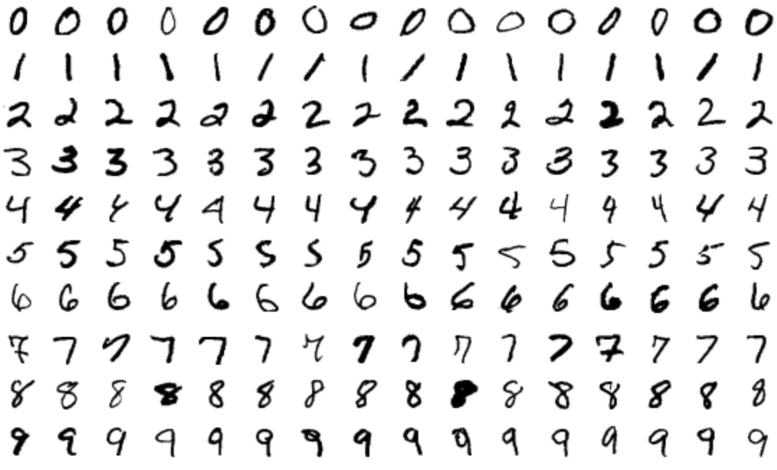
#> input picture digitstest.jpg, 777 x 470 px
$ python -i lines.py   (imports and definitions only)
#> lines starting #> are read from the running program, lines starting #| are printed output that depends on the picture; after the words box and inside, x2 and y2 are one past the last pixel; in counts of white or black regions, pixels touching at a corner belong together
#> further down, picture is the input picture: shape (470, 777, 3); min 0, max 255, mean 232.5
import cv2
from PIL import Image
import matplotlib.pyplot as plt
def remove(image):
    #image = cv2.imread("segmenti2\\CIPsharp_20210326_110903_0035.jpgime8.jpg")
    gray = cv2.cvtColor(image,cv2.COLOR_BGR2GRAY)
    thresh = cv2.threshold(gray, 0, 255, cv2.THRESH_BINARY_INV + cv2.THRESH_OTSU)[1]
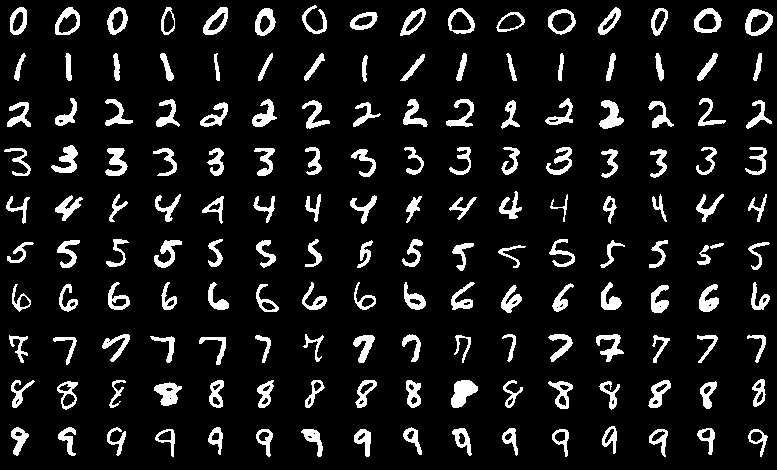
#> thresh: shape (470, 777); 9.9% white; 161 white regions, largest, box (x1, y1, x2, y2) and area: (451, 380, 478, 408) 477, (154, 382, 182, 406) 399, (599, 100, 624, 129) 395

    # Remove horizontal
    horizontal_kernel = cv2.getStructuringElement(cv2.MORPH_RECT, (25,1))
    vertical_kernel= cv2.getStructuringElement(cv2.MORPH_RECT, (1,25))
    detected_lines1 = cv2.morphologyEx(thresh, cv2.MORPH_OPEN, horizontal_kernel, iterations=2)
#> detected_lines1: shape (470, 777); every value is 0
    detected_lines2 = cv2.morphologyEx(thresh, cv2.MORPH_OPEN, vertical_kernel, iterations=2)


    cnts2 = cv2.findContours(detected_lines2, cv2.RETR_EXTERNAL, cv2.CHAIN_APPROX_SIMPLE)
#> cnts2 = 0 contours
    cnts2 = cnts2[0] if len(cnts2) == 2 else cnts2[1]
#> cnts2 = []
    for c in cnts2:
        cv2.drawContours(image, [c], -1, (255,255,255), 2)
#> this loop made 0 passes

    cnts1 = cv2.findContours(detected_lines1, cv2.RETR_EXTERNAL, cv2.CHAIN_APPROX_SIMPLE)
#> cnts1 = 0 contours
    cnts1 = cnts1[0] if len(cnts1) == 2 else cnts1[1]
#> cnts1 = []
    for c in cnts1:
        cv2.drawContours(image, [c], -1, (255,255,255), 2)


    # Repair image
    repair_kernel = cv2.getStructuringElement(cv2.MORPH_RECT, (1,6))
#> repair_kernel = [1, 1, 1, 1, 1, 1]
    result = 255 - cv2.morphologyEx(255 - image, cv2.MORPH_CLOSE, repair_kernel, iterations=1)
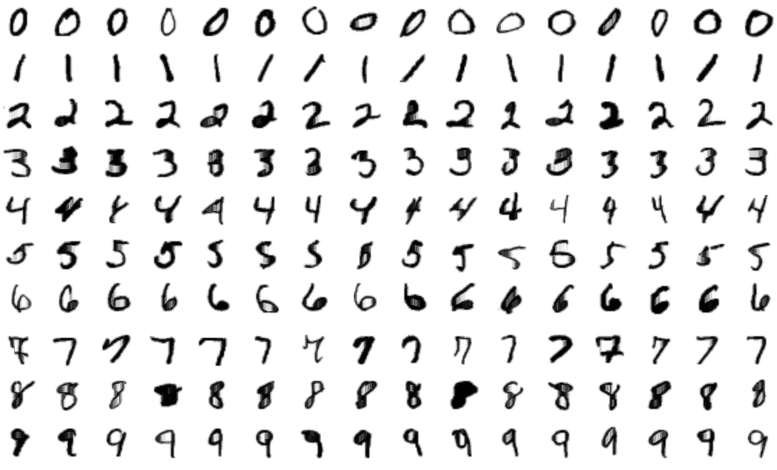
#> result: shape (470, 777, 3); min 0, max 255, mean 230.8
    return result

# [7 lines of commented-out code are left out]


def center(image):

    original = image.copy()

    thresh = cv2.threshold(image, 0, 255, cv2.THRESH_BINARY_INV + cv2.THRESH_OTSU)[1]

    # Find contours, obtain bounding box, extract and save ROI
    ROI_number = 0
    cnts = cv2.findContours(thresh, cv2.RETR_EXTERNAL, cv2.CHAIN_APPROX_SIMPLE)
    cnts = cnts[0] if len(cnts) == 2 else cnts[1]

    for c in cnts:

        x, y, w, h = cv2.boundingRect(c)
        cv2.rectangle(image, (x, y), (x + w, y + h), (36, 255, 12), 2)

        if h> 33 and w > 28:
            y = y + 8
            x = x +3
            w = 27
            h = 27

            ROI = original[y:y + h, x:x + w]


            return ROI
        if h < 11 and w < 11:
            continue

        if h >25 and w > 25:
            continue
        y = y - 2
        x = x - 3
        h = h + 7
        w = w + 8
        ROI = original[y:y + h, x:x + w]

        return ROI


# [13 lines of commented-out code are left out]

>>> import cv2
>>> picture = cv2.imread('digitstest.jpg')
>>> result = remove(picture)

$ run again, on 1.jpg
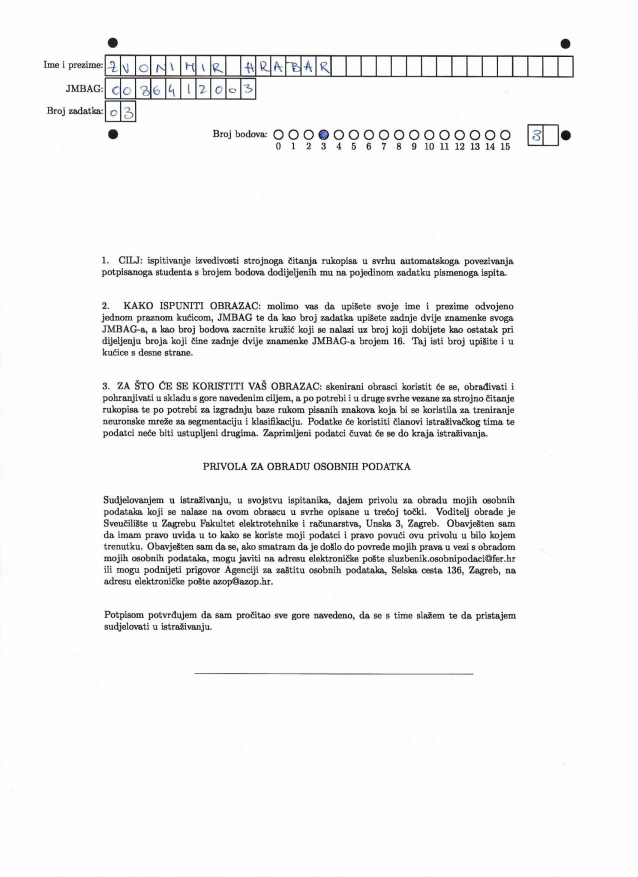
#> input picture 1.jpg, 1275 x 1753 px (shown at 1/2 size)
#> picture is the input picture: shape (1753, 1275, 3); mean B, G, R 243.1, 242.9, 242.9
#> thresh: shape (1753, 1275); 5% white in thin lines or dots, all inside (x1, y1, x2, y2) = (88, 75, 1148, 1349)
#> detected_lines1: shape (1753, 1275); 0.37% white; 9 white regions
#> detected_lines2: shape (1753, 1275); every value is 0
#> in remove, `cnts2 = cv2.findContours(detected_lines2, cv2.RETR_EXTERNAL, cv2.CHAIN..`: cnts2 = 0 contours
#> in remove, `cnts2 = cnts2[0] if len(cnts2) == 2 else cnts2[1]`: cnts2 = []
#> cnts1 = 9 contours; largest, box (x1, y1, x2, y2) and area: (209, 109, 1147, 114) 1954, (209, 150, 1148, 155) 1476, (209, 155, 513, 158) 538, (209, 196, 513, 199) 378, (389, 1347, 947, 1349) 296
#> the loop in remove, `for c in cnts1:` made 9 passes
#> c on passes 2 to 5: [[1055, 290], [1056, 291], [1116, 291], [1117, 290]], [[1055, 249], [1055, 250], [1117, 250], [1116, 249]], [[210, 242], [210, 243], [271, 243], [272, 242]], [[210, 201], [209, 202], [271, 202], [271, 201]]
#> after the loop in remove, `for c in cnts1:`:
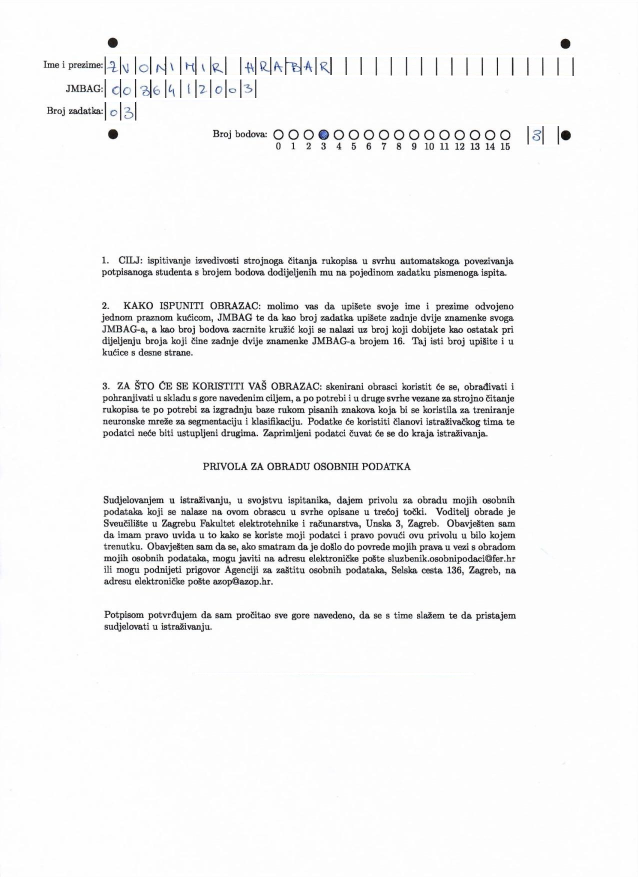
#> image: shape (1753, 1275, 3) (shown at 1/2 size); 0.66% of pixels changed, all inside (x1, y1, x2, y2) = (208, 108, 1149, 1350)
#> repair_kernel = [1, 1, 1, 1, 1, 1]
#> in remove, `result = 255 - cv2.morphologyEx(255 - image, cv2.MORPH_CLOSE, repair_k..`:
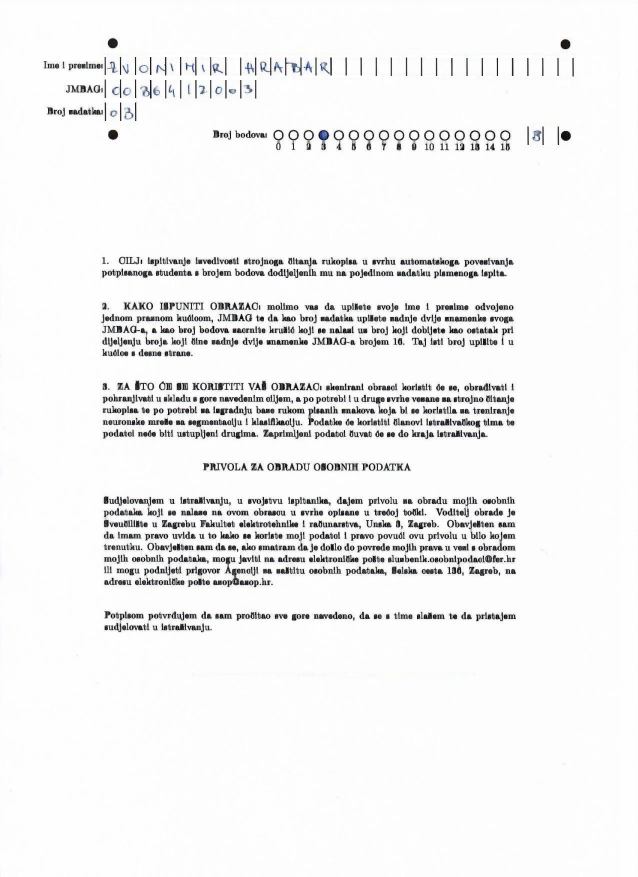
#> result: shape (1753, 1275, 3) (shown at 1/2 size); mean B, G, R 241.8, 241.6, 241.6

$ run again, on form.png
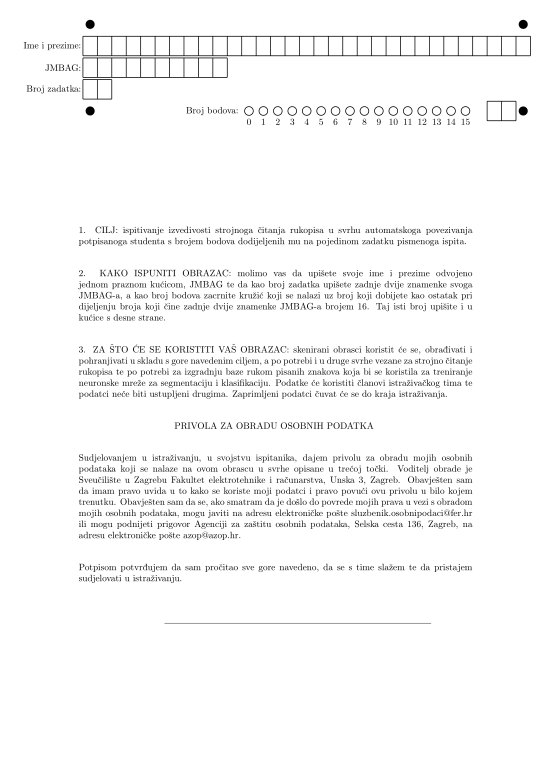
#> input picture form.png, 1654 x 2339 px (shown at 1/3 size)
#> picture is the input picture: shape (2339, 1654, 3); min 0, max 255, mean 247.7
#> thresh: shape (2339, 1654); 3.3% white in thin lines or dots, all inside (x1, y1, x2, y2) = (71, 59, 1593, 1870)
#> detected_lines1: shape (2339, 1654); 0.27% white; 9 white regions, largest, box (x1, y1, x2, y2) and area: (248, 166, 1593, 169) 4031, (248, 108, 1593, 110) 2689, (248, 231, 683, 234) 1301
#> detected_lines2: shape (2339, 1654); 0.19% white; 49 white regions
#> cnts2 = 49 contours; largest, box (x1, y1, x2, y2) and area: (1503, 302, 1506, 363) 120, (637, 173, 640, 234) 120, (507, 173, 510, 234) 120, (464, 173, 467, 234) 120, (377, 173, 380, 234) 120
#> the loop in remove, `for c in cnts2:` made 49 passes
#> c on passes 2, 5, 6, 7, 8, 9, 10, 11: [[1503, 302], [1503, 362], [1505, 362], [1505, 302]], [[291, 238], [291, 298], [292, 298], [292, 238]], [[248, 238], [248, 297], [249, 298], [249, 238]], [[681, 173], [681, 232], [682, 231], [682, 174]], [[637, 173], [637, 233], [639, 233], [639, 173]], [[594, 173], [594, 233], [595, 233], [595, 173]], [[551, 173], [551, 233], [552, 233], [552, 173]], [[507, 173], [507, 233], [509, 233], [509, 173]]
#> cnts1 = 9 contours, 1 with area under 20; largest, box (x1, y1, x2, y2) and area: (248, 166, 1593, 169) 2686, (248, 108, 1593, 110) 1344, (248, 231, 683, 234) 866, (248, 173, 683, 175) 434, (248, 296, 337, 299) 174, (1460, 302, 1549, 305) 172, (248, 238, 337, 240) 88, (1460, 361, 1549, 363) 87
#> the loop in remove, `for c in cnts1:` made 9 passes
#> c on passes 1, 2, 5, 7, 9: [[493, 1869], [1293, 1869]], [[1460, 361], [1461, 362], [1547, 362], [1548, 361]], [[248, 238], [248, 239], [336, 239], [335, 238]], [[248, 173], [248, 174], [682, 174], [681, 173]], [[248, 108], [248, 109], [1592, 109], [1591, 108]]
#> after the loop in remove, `for c in cnts1:`:
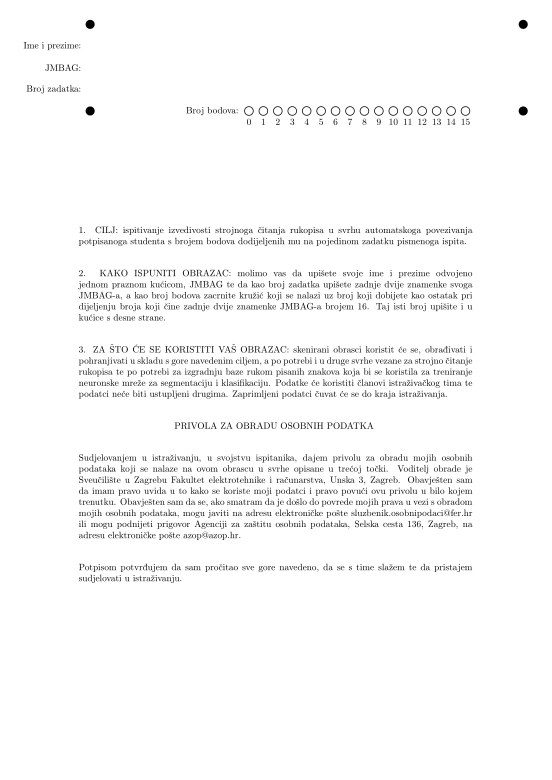
#> image: shape (2339, 1654, 3) (shown at 1/3 size); min 0, max 255, mean 248.8
#> repair_kernel = [1, 1, 1, 1, 1, 1]
#> in remove, `result = 255 - cv2.morphologyEx(255 - image, cv2.MORPH_CLOSE, repair_k..`:
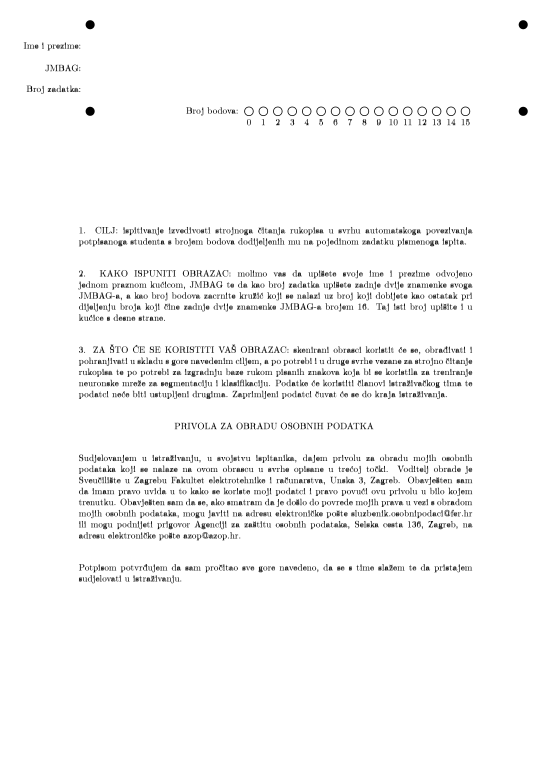
#> result: shape (2339, 1654, 3) (shown at 1/3 size); min 0, max 255, mean 247.6
